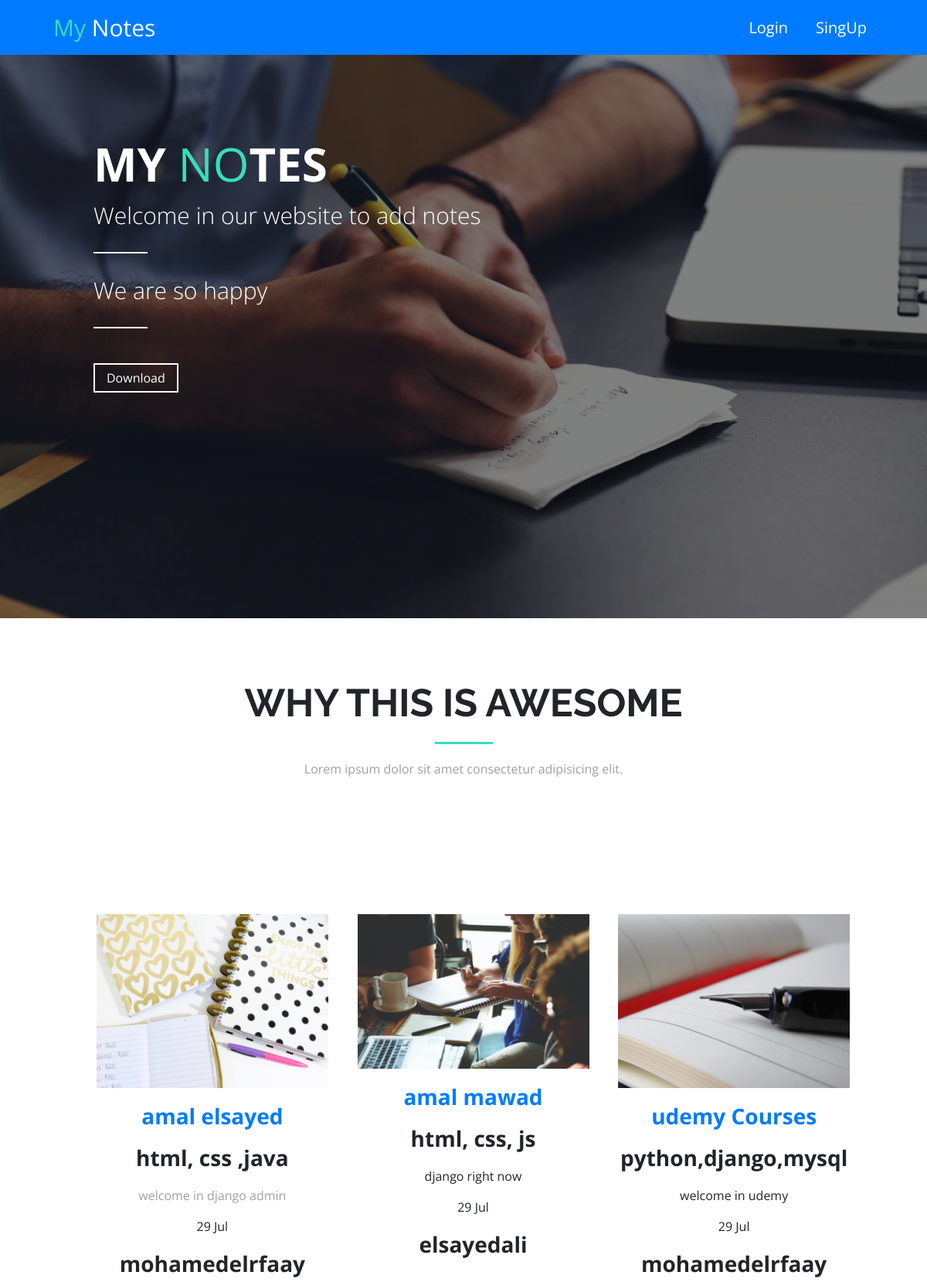
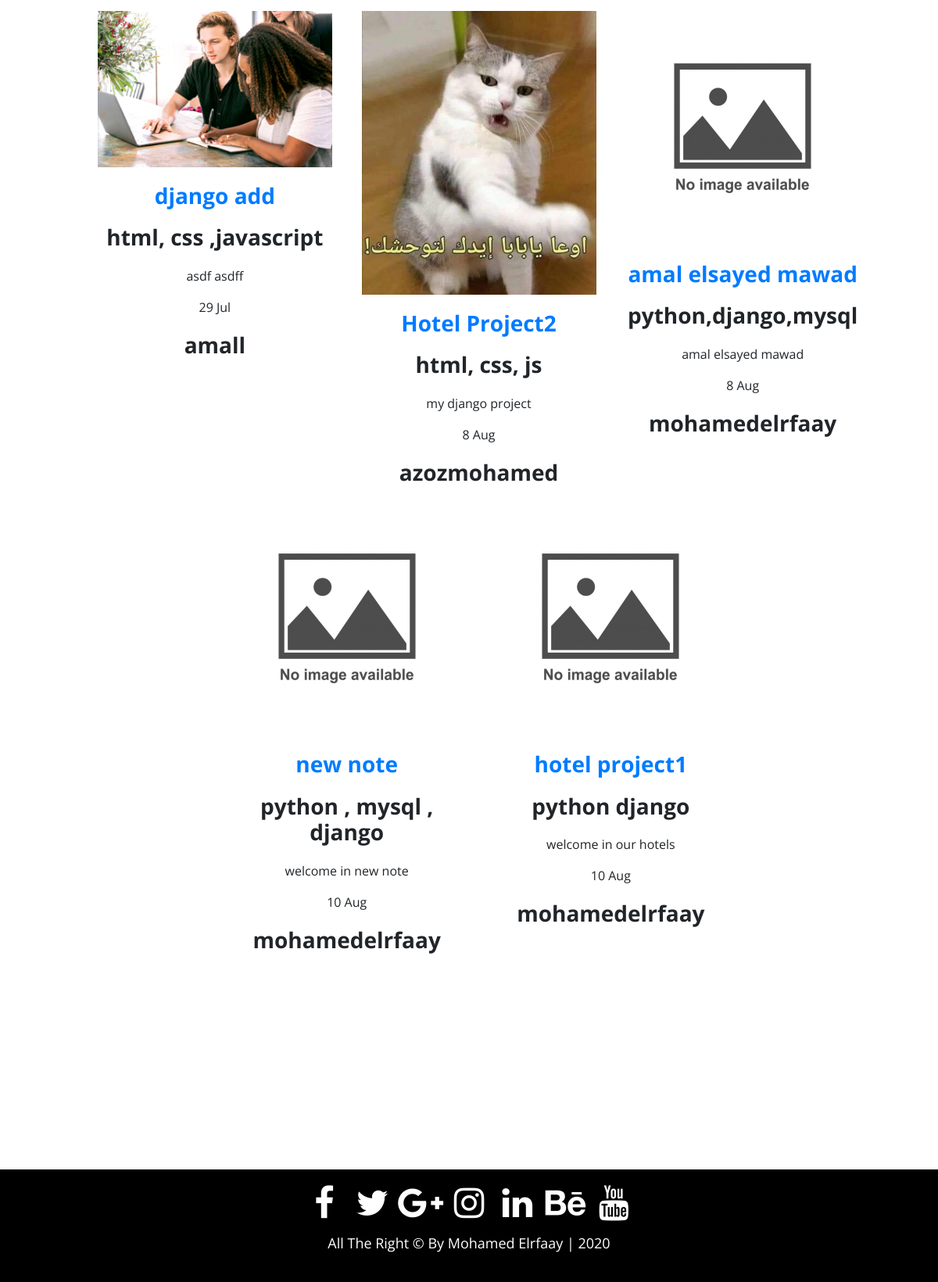
The page / on the database its author committed (2 pictures, top to bottom).
### note_app/models.py (models this page shows, shortened)
class Note(models.Model):
    user = models.ForeignKey(User,on_delete=models.CASCADE)
    title = models.CharField(blank=True, max_length=100)
    slug = models.SlugField(null=True,blank=True)
    content = RichTextField()
    last_update = models.DateTimeField(blank=True, default=datetime.datetime.now)
    active = models.BooleanField(default=True)
    tags = models.CharField(blank=True, max_length=100)
    img = models.ImageField(upload_to="notes-img")

### home/views.py (the view)
# urls.py: url(r'^$',views.allnotes,name='all_notes'),
def allnotes(request):
    notes = Note.objects.all()
    if request.user.is_authenticated:
        user = request.user
        profile = get_object_or_404(Profile, user=user)
        context = {
        'all_notes':notes,
        'profile':profile,
    }
    else:
        context = {
            'all_notes':notes,
        }
    return render(request,'home.html',context)

### home/templates/home.html
{% extends "base.html" %}
{% load static %}
{% block body %}
    <div class="header">
        <div class="overlay">
            <div class="container">
                <div class="row centering-vh">
                    <div class="col-md-10">
                        <h1 class="uppercase text-center-xs">My <span>No</span>tes</h1>
                        <p class="lead text-center-xs">Welcome in our website to add notes</p>
                        <p class="lead text-center-xs">We are so happy</p>
                        <button>Download</button>
                    </div>
                </div>
            </div>
        </div>
    </div>
    <div class="awesome text-center">
        <div class="container">
            <h2 class="awesome-head h1 head-border-center">Why this is Awesome</h2>
            <p class="awesome-desc">Lorem ipsum dolor sit amet consectetur adipisicing elit.</p>
            <div class="row justify-content-center" style="width:1013px;">
              {% for note in all_notes %}
                <div class="col-md-4">
                  {% if note.img %}
                    <img src="{{note.img.url}}" style="width: 300px;" alt="">
                  {% else %}
                    <img src="{% static 'home-static/images/noimage.jpg'%}"style="width: 300px;" alt="">
                  {% endif %}
                    <h3 class="feat-head"><a href="{% url 'projectt:note_detail' note.slug %}">{{note.title}}</a></h3>
                    <h3 class="feat-head">{{note.tags}}</h3>
                    <p class="feat-info">{{note.content|safe}}</p>
                    <p>{{note.last_update|date:"j M" }}</p>
                    <h3 class="feat-head">{{note.user}}</h3>
                </div>
              {% endfor %}
            </div>
        </div>
    </div>
{% endblock %}

### templates/base.html (shortened to what this page needs)
{% load static %}
<!doctype html>
<html lang="en">
<head>
    <link rel="stylesheet" href="https://stackpath.bootstrapcdn.com/bootstrap/4.3.1/css/bootstrap.min.css"
>
    <link rel="stylesheet" href="https://stackpath.bootstrapcdn.com/font-awesome/4.7.0/css/font-awesome.min.css" />
    <link rel="stylesheet" href="{% static "home-static/style.css" %}">
    <link rel="stylesheet" href="{% static 'home-static/app.css' %}">
</head>
<body>
    <nav class="navbar navbar-expand-md navbar-light bg-primary fixed-top ">
        <div class="container">
            <a class="navbar-brand ml-4" href="{% url 'home:all_notes' %}"><span>My</span> Notes</a>
            <div class="collapse navbar-collapse " id="collapsibleNavId">
                {% if user.is_authenticated %}
                    <ul class="navbar-nav  ml-auto ">
                        <li class="nav-item">
                            <a class="nav-link" href="{% url 'projectt:all_notes' %}">Your Notes</a>
                        </li>
                        <li class="nav-item">
                            <a class="nav-link" href="{% url 'accounts:profile' profile.slug%}">Profile</a>
                        </li>
                    </ul>
                {% else %}
                     <ul class="navbar-nav  ml-auto ">
                        <li class="nav-item">
                            <a class="nav-link" href="{% url 'accounts:login' %}">Login</a>
                        </li>
                        <li class="nav-item">
                            <a class="nav-link" href="{% url 'accounts:register' %}">SingUp</a>
                        </li>
                    </ul>
                {% endif %}
            </div>
        </div>
    </nav>
    {% block body %}
    {% endblock %}
    <div class="footer text-center">
        <div class="container">
            <ul class="list-unstyled ">
                <i class="fa fa-facebook fa-3x fa-fw"></i>
                <i class="fa fa-twitter fa-3x fa-fw"></i>
                <i class="fa fa-google-plus fa-3x fa-fw"></i>
                <i class="fa fa-instagram fa-3x fa-fw"></i>
                <i class="fa fa-linkedin fa-3x fa-fw"></i>
                <i class="fa fa-behance fa-3x fa-fw"></i>
                <i class="fa fa-youtube fa-3x fa-fw"></i>
            </ul>
            <p>All The Right &copy; By Mohamed Elrfaay | 2020</p>
        </div>
    </div>
</body>
</html>

### static/home-static/style.css (style rules this page uses)
body { font-family: "Open Sans", sans-serif; }
.navbar-brand { color: #fff !important; font-size: 30px; }
.navbar-brand span { color: #38ddbb; }
.navbar-nav { margin-right: 25px; }
.nav-link { color: #fff !important; font-size: 20px; margin-left: 20px; }
.header { background: url("images/one.jpg") no-repeat top center; background-size: cover; height: 100vh; position: relative; color: #fff; overflow: hidden; }
.centering-vh { margin-top: 25vh; }
.header .overlay { position: absolute; top: 0; left: 0; width: 100%; height: 100%; background-color: rgba(0, 0, 0, 0.5); }
.uppercase { text-transform: uppercase; }
.header h1 { font-weight: bold; font-size: 60px; }
.header h1 span { font-weight: normal; color: #38ddbb; }
.header h1 ~ .lead { font-size: 30px; }
.header h1 ~ .lead:after { content: ""; display: block; width: 70px; height: 2px; background-color: #fff; margin: 25px 0; }
.header button { background: transparent; padding: 5px 15px; border: 2px solid #fff; color: #fff; margin-top: 20px; }
.awesome { padding: 80px 0; }
.awesome .awesome-head { font-weight: bold; font-size: 50px; font-family: "Raleway", sans-serif; text-transform: uppercase; }
.head-border-center:after { content: ""; display: block; width: 75px; height: 3px; background-color: #38ddbb; margin: 20px auto; }
.awesome .awesome-desc { margin-bottom: 80px; color: #a1a1a1; }
.awesome .feat-head { font-weight: bold; margin-top: 20px; margin-bottom: 20px; }
.awesome .feat-info { color: #a1a1a1; }
.footer { background-color: #000; color: #fff; padding: 20px; font-size: 18px; }
.footer ul { font-size: 15px; }

### static/home-static/app.css (style rules this page uses)
.row { margin:11rem; margin-left: 61px; }

### rows shown on the page
Note: img (picture), title "amal elsayed", tags "html, css ,java", content "welcome in django admin", last_update "29 Jul", user "mohamedelrfaay"
Note: img (picture), title "amal mawad", tags "html, css, js", content "django right now", last_update "29 Jul", user "elsayedali"
Note: img (picture), title "udemy Courses", tags "python,django,mysql", content "welcome in udemy", last_update "29 Jul", user "mohamedelrfaay"
Note: img (picture), title "django add", tags "html, css ,javascript", content "asdf asdff", last_update "29 Jul", user "amall"
Note: img (picture), title "Hotel Project2", tags "html, css, js", content "my django project", last_update "8 Aug", user "azozmohamed"
Note: title "amal elsayed mawad", tags "python,django,mysql", content "amal elsayed mawad", last_update "8 Aug", user "mohamedelrfaay"
Note: title "new note", tags "python , mysql , django", content "welcome in new note", last_update "10 Aug", user "mohamedelrfaay"
Note: title "hotel project1", tags "python django", content "welcome in our hotels", last_update "10 Aug", user "mohamedelrfaay"
